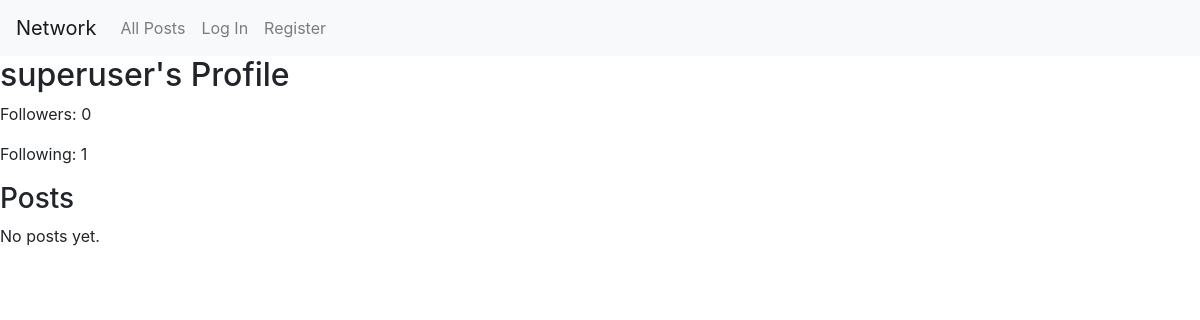
Page /profile/superuser on the earlier database version.
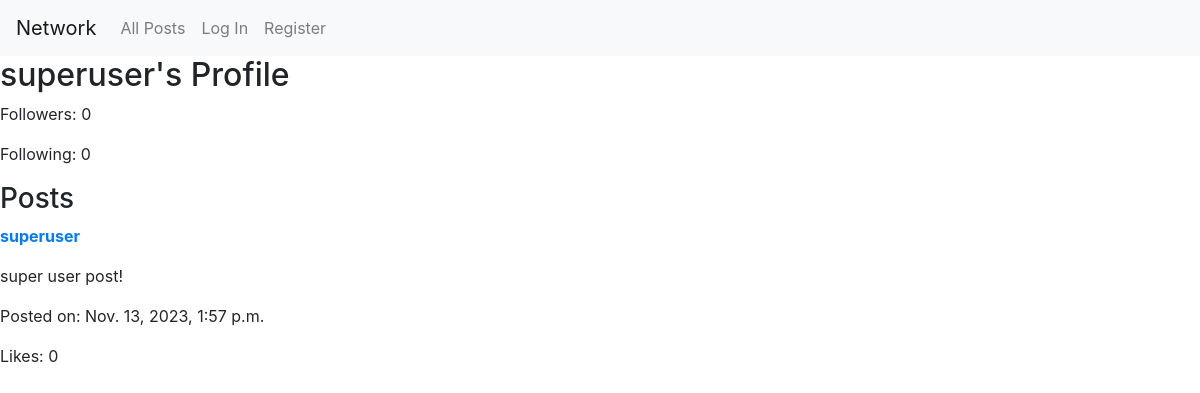
Same page on the later database version.
### network/models.py (models this page shows, shortened)
class User(AbstractUser):
    following = models.ManyToManyField('self', symmetrical=False, related_name='followers_of')
    followers = models.ManyToManyField('self', symmetrical=False, related_name='following_to')

class Post(models.Model):
    user = models.ForeignKey(User, on_delete=models.CASCADE)  # The user who created the post
    content = models.TextField()  # The content of the post
    timestamp = models.DateTimeField(auto_now_add=True)  # Timestamp of when the post was created
    likes = models.ManyToManyField(User, related_name='liked_posts')  # Users who liked the post

### network/views.py (the view)
# urls.py: path("profile/<str:username>", views.profile, name="profile"),
def profile(request, username):
    try:
        user_profile = User.objects.get(username=username)
    except User.DoesNotExist:
        return HttpResponse("User not found", status=404)
    is_self = False
    is_following = False
    if request.user.is_authenticated:
        is_self = user_profile == request.user
        if not is_self:
            is_following = user_profile.followers.filter(id=request.user.id).exists()
    user_posts = Post.objects.filter(user=user_profile).order_by('-timestamp')
    return render(request, "network/profile.html", {
        "user_profile": user_profile,
        "is_self": is_self,
        "is_following": is_following,
        "user_posts": user_posts,
    })

### network/templates/network/profile.html (shortened to what this page needs)
{% extends "network/layout.html" %}
{% load static %}
{% block body %}
    <h2 id="user-header" data-username="{{ user_profile.username }}">{{ user_profile.username }}'s Profile</h2>
    <p id="follower-count">Followers: {{ user_profile.followers.count }}</p>
    <p id="following-count">Following: {{ user_profile.following.count }}</p>
    <h3>Posts</h3>
    <div class="post-list">
        {% for post in user_posts %}
            <div class="post">
                <p><a href="{% url 'profile' post.user.username %}"><strong>{{ post.user.username }}</strong></a></p>
                <p>{{ post.content }}</p>
                <p>Posted on: {{ post.timestamp }}</p>
                <p>Likes: {{ post.likes.count }}</p>
            </div>
        {% empty %}
            <p>No posts yet.</p>
        {% endfor %}
    </div>
{% endblock %}

### network/templates/network/layout.html (shortened to what this page needs)
{% load static %}
<!DOCTYPE html>
<html lang="en">
    <head>
        <link rel="stylesheet" href="https://stackpath.bootstrapcdn.com/bootstrap/4.4.1/css/bootstrap.min.css">
        <link href="{% static 'network/styles.css' %}" rel="stylesheet">
    </head>
    <body>
        <nav class="navbar navbar-expand-lg navbar-light bg-light">
            <a class="navbar-brand" href="#">Network</a>
            <div>
              <ul class="navbar-nav mr-auto">
                <li class="nav-item">
                  <a class="nav-link" href="{% url 'index' %}">All Posts</a>
                </li>
                {% if user.is_authenticated %}
                    <li class="nav-item">
                        <a class="nav-link" href="#">Following</a>
                    </li>
                    <li class="nav-item">
                        <a class="nav-link" href="{% url 'logout' %}">Log Out</a>
                    </li>
                {% else %}
                    <li class="nav-item">
                        <a class="nav-link" href="{% url 'login' %}">Log In</a>
                    </li>
                    <li class="nav-item">
                        <a class="nav-link" href="{% url 'register' %}">Register</a>
                    </li>
                {% endif %}
              </ul>
            </div>
          </nav>
        <div class="body">
            {% block body %}
            {% endblock %}
        </div>
    </body>
</html>

Differences in the rows shown:
computed for User "superuser": following.count "1" → "0"
added Post: user.username "superuser", content "super user post!", timestamp "Nov. 13, 2023, 1:57 p.m.", likes.count "0"
Other differences:
text no longer shown: "No posts yet."
